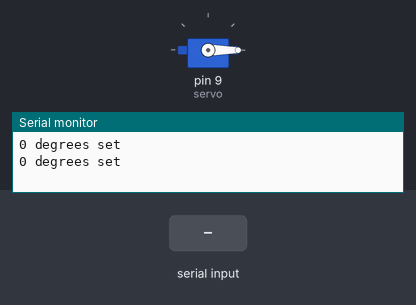
Simulated run of this sketch. Board: Arduino Uno, built with avr-gcc and run on an emulated ATmega328P. Parts: servo, the last lines printed to the serial monitor. The test bench sets the inputs (shaded band).

Above: at 1.2 s.
1.3 s: "90,45\n" received over Serial
At 3.4 s:
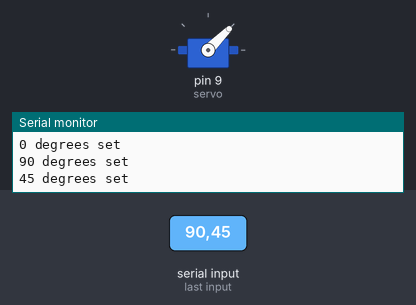
4.3 s: "30,150\n" received over Serial
At 6.4 s:
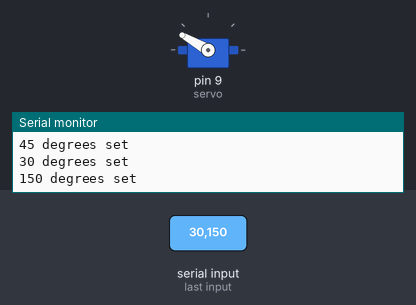
6.8 s: "200\n" received over Serial
At 7.6 s:
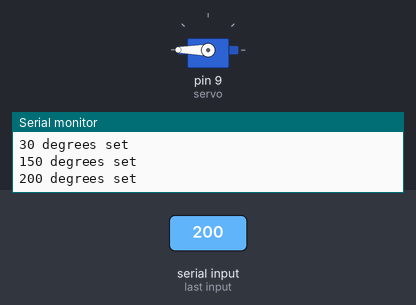
9.8 s: "90\n" received over Serial
At 11.1 s:
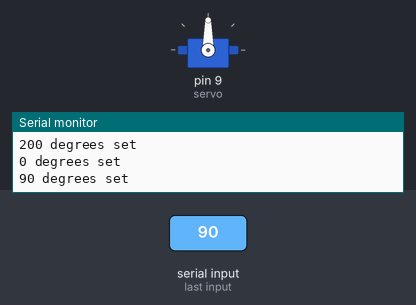
Timing chart, 0 to 13.3 s (numbered marks = the images above; inputs shaded):
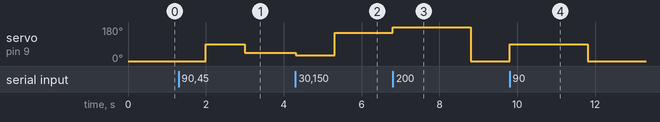

Measured:
- after the input at 1.3 s, servo on pin 9 (servo): 0° → 90° after 0.70 s, → 45° 1.0 s later
- after the input at 4.3 s, servo on pin 9 (servo): 45° → 30° at once, → 150° 1.0 s later
- after the input at 6.8 s, servo on pin 9 (servo): 150° → 180° at once, → 0° 2.0 s later
- after the input at 9.8 s, servo on pin 9 (servo): 0° → 90° at once, → 0° 2.0 s later

The sketch:

test1.ino
```cpp
#include <Servo.h>
Servo servo;

int angle;

void setup() {
  // put your setup code here, to run once:
  servo.attach(9);
  servo.write(0);
  Serial.begin(9600);
}

void loop() {
  // put your main code here, to run repeatedly:
  if(Serial.available()){
    angle = Serial.parseInt();
  }
  servo.write(angle);
  Serial.print(angle);
  Serial.println(" degrees set");
  delay(1000);
}
```
